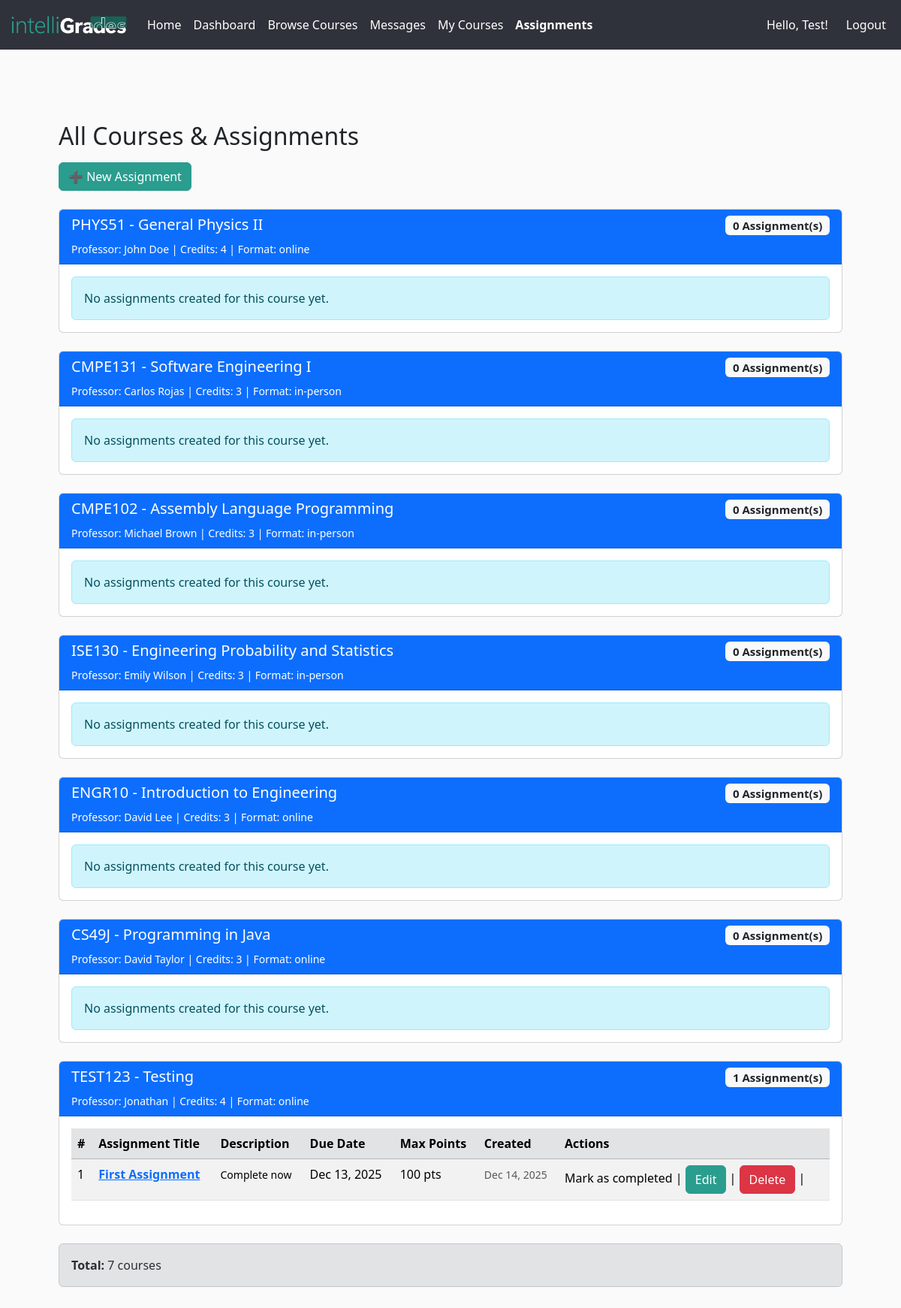
/assignments/ (signed in), run on an earlier commit of the app's database.
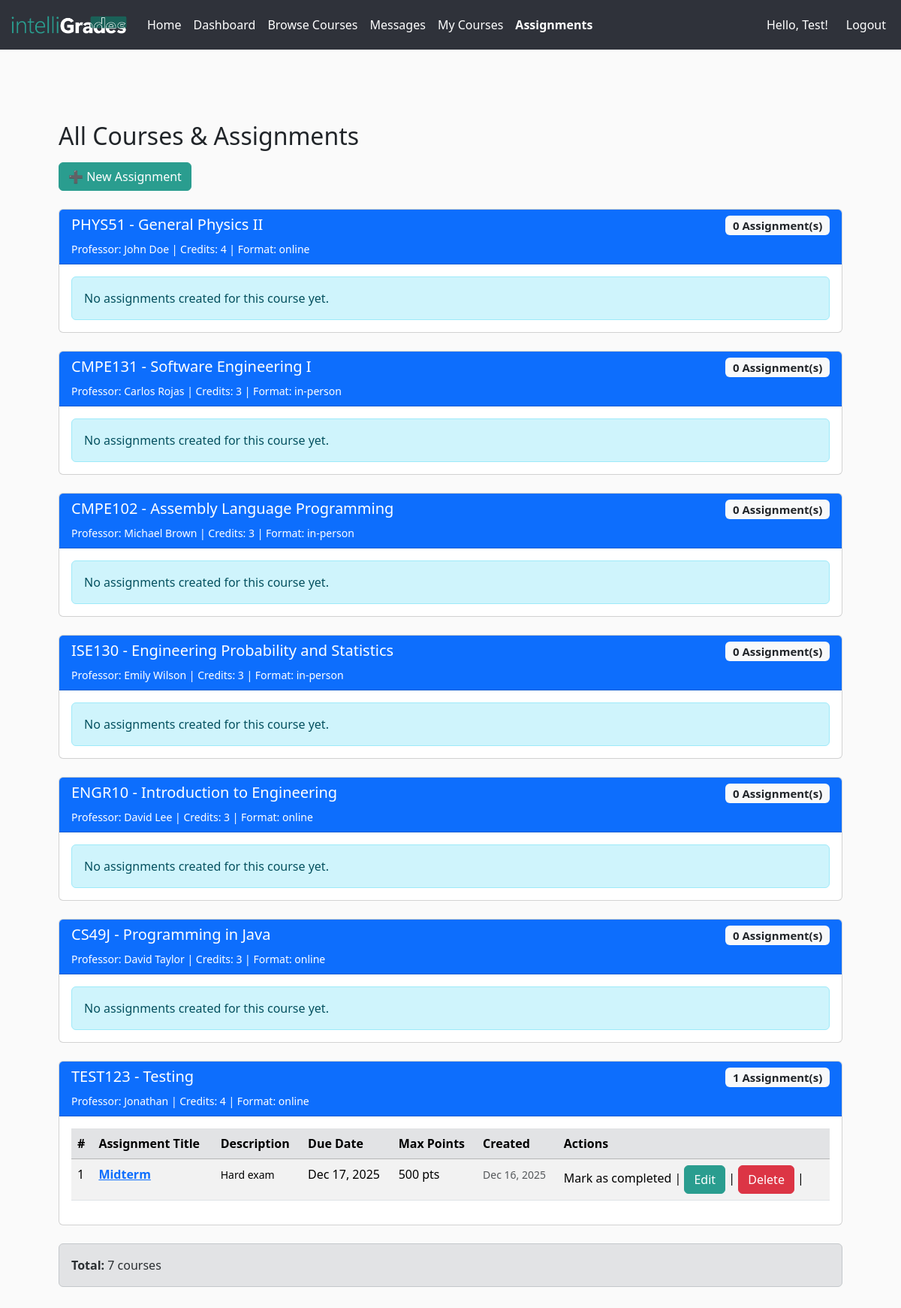
And on a later commit of the database.
### app/models.py (models this page shows, shortened)
class Course(db.Model):
    __tablename__ = 'courses'
    id = db.Column(db.Integer, primary_key=True)
    code = db.Column(db.String(32), unique=True, nullable=False)
    title = db.Column(db.String(128), nullable=False)
    description = db.Column(db.Text)
    credits = db.Column(db.Integer, nullable=False)  # number of units/credits
    professor = db.Column(db.String(128), nullable=True)
    professor_id = db.Column(db.Integer, db.ForeignKey('users.id'), nullable=True)
    professor_user = db.relationship(
        'User',
        foreign_keys=[professor_id],
        backref='created_courses'
    )
    availability = db.Column(db.Boolean, default=True)
    format = db.Column(db.String(32), default='online')
    max_students = db.Column(db.Integer)
    created_at = db.Column(db.DateTime, default=datetime.utcnow)
    enrollments_rel = db.relationship(
        'Enrollment',
        backref='course',
        lazy='dynamic',
        cascade='all,delete-orphan'
    )
    assignments = db.relationship(
        'Assignment',
        back_populates='course',
        lazy='dynamic',
        cascade='all,delete-orphan'
    )
    announcements = db.relationship(
        'Announcement',
        back_populates='course',
        lazy='dynamic',
        cascade='all,delete-orphan'
    )

class Assignment(db.Model):
    __tablename__ = "assignments"
    id = db.Column(db.Integer, primary_key=True)
    course_id = db.Column(db.Integer, db.ForeignKey('courses.id'), nullable=False)
    title = db.Column(db.String(200), nullable=False)
    description = db.Column(db.Text, nullable=False)
    due_date = db.Column(db.DateTime, default=datetime.utcnow)
    created_at = db.Column(db.DateTime, default=datetime.utcnow)
    max_points = db.Column(db.Integer, default=100)
    course = db.relationship('Course', back_populates='assignments')
    student_assignments = db.relationship(
        'StudentAssignment',
        back_populates='assignment',
        lazy='dynamic',
        cascade='all,delete-orphan'
    )

### app/assignments/routes.py (the view)
@assignments_bp.route('/')
@login_required
def index():
    if not current_user.is_admin:
        flash("You don't have access", 'danger')
        return redirect(url_for('main.index'))
    all_courses = Course.query.all()
    courses_with_assignments = []
    for course in all_courses:
        assignments = course.assignments.all()
        courses_with_assignments.append({
            'course': course,
            'assignments': assignments,
            'assignment_count': len(assignments)
        })
    return render_template('assignments/assignments_list.html', courses_with_assignments=courses_with_assignments)

### app/__init__.py (called while the page is built)
@create_app.context_processor
def inject_notifications():
    if current_user.is_authenticated:
        return {
            "notifications": [
                {"message": "You haven’t checked Week 3 notes."},
                {"message": "New message in CMPE 102 discussion board."}
            ]
        }
    return {"notifications": []}

@login_manager.user_loader
def load_user(user_id):
    return User.query.get(int(user_id))

### app/models.py (called while the page is built)
    @property
    def is_student(self):
        return self.role == self.ROLE_STUDENT

    @property
    def is_professor(self):
        return self.role == self.ROLE_PROFESSOR

    @property
    def is_admin(self):
        return self.role == self.ROLE_ADMIN

### app/assignments/templates/assignments/assignments_list.html (shortened to what this page needs)
{% extends "base.html" %} {% block body %}
<div class="container mt-5">
  <h2>All Courses & Assignments</h2>
  <div class="mb-3 mt-3 w-10">
    <a
      href="{{ url_for('assignments.create_assignment') }}"
      class="btn btn-primary text-white"
    >
      ➕ New Assignment
    </a>
  </div>
  {% if courses_with_assignments %} {% for item in courses_with_assignments %}
  <div class="card mt-4">
    <div class="card-header bg-primary text-white">
      <h5>
        {{ item.course.code }} - {{ item.course.title }}
        <span class="badge bg-light text-dark float-end">
          {{ item.assignment_count }} Assignment(s)
        </span>
      </h5>
      <small>
        Professor: {{ item.course.professor }} | Credits: {{ item.course.credits
        }} | Format: {{ item.course.format }}
      </small>
    </div>
    <div class="card-body">
      {% if item.assignments %}
      <table class="table table-striped table-hover">
        <thead class="table-secondary">
          <tr>
            <th>#</th>
            <th>Assignment Title</th>
            <th>Description</th>
            <th>Due Date</th>
            <th>Max Points</th>
            <th>Created</th>
            <th>Actions</th>
          </tr>
        </thead>
        <tbody>
          {% for assignment in item.assignments %}
          <tr>
            <td>{{ loop.index }}</td>
            <td>
              <a
                href="{{ url_for('assignments.assignment_detail', assignment_id=assignment.id) }}"
                class="fw-bold"
                >{{ assignment.title }}</a
              >
            </td>
            <td>
              <small>
                {{ assignment.description[:80] }}
              </small>
            </td>
            <td>
              {% if assignment.due_date %} {{ assignment.due_date.strftime('%b
              %d, %Y') }} {% else %}
              <span class="text-muted">No due date</span>
              {% endif %}
            </td>
            <td>{{ assignment.max_points }} pts</td>
            <td>
              <small class="text-muted">
                {{ assignment.created_at.strftime('%b %d, %Y') }}
              </small>
            </td>
            <td>
              Mark as completed |
              <a class="btn btn-primary"
                href="{{ url_for('assignments.assignment_detail', assignment_id=assignment.id) }}"
              >
                Edit</a
              >
              |
             <form
              method="POST"
              action="{{ url_for('assignments.delete_assignment', assignment_id=assignment.id) }}"
              style="display: inline"
            >
              <button
                type="submit"
                class="btn btn-danger"
                onclick="return confirm('Are you sure you want to delete this assignment?')"
              >
                Delete
              </button>
            </form>
              |
            </td>
          </tr>
          {% endfor %}
        </tbody>
      </table>
      {% else %}
      <p class="alert alert-info mb-0">
         No assignments created for this course
        yet.
      </p>
      {% endif %}
    </div>
  </div>
  {% endfor %}
  <div class="mt-4 alert alert-secondary">
    <strong>Total:</strong> {{ courses_with_assignments|length }} courses
  </div>
  {% else %}
  <p class="alert alert-warning mt-3">No courses available in the system.</p>
  {% endif %}
</div>
{% endblock %}

### app/templates/base.html (shortened to what this page needs)
<!DOCTYPE html>
<html lang="en">
  <head>
    <link
      href="https://cdn.jsdelivr.net/npm/bootstrap@5.3.8/dist/css/bootstrap.min.css"
      rel="stylesheet"
    />
    <link
      rel="stylesheet"
      href="{{ url_for('static', filename='styles.css') }}"
    />
  </head>
  <body>
    <nav class="navbar navbar-expand-lg">
      <div class="container-fluid">
        <a href="{{ url_for('main.index') }}">
          <img class="navbar-brand" src="{{ url_for('static',
          filename='images/med-logo.png')}}" height="50" width: auto;
          alt="IntelliGrades" />
        </a>
        <div class="collapse navbar-collapse">
          <ul class="navbar-nav me-auto">
            <li class="nav-item">
              <a
                class="nav-link {% if request.path == url_for('main.index') %}active fw-bold{% endif %}"
                href="{{ url_for('main.index') }}"
              >
                Home
              </a>
            </li>
            {% if current_user.is_authenticated %}
            <li class="nav-item">
              <a
                class="nav-link {% if request.path.startswith('/dashboard') %}active fw-bold{% endif %}"
                href="{{ url_for('main.dashboard') }}"
              >
                Dashboard
              </a>
            </li>
            <li class="nav-item">
              <a
                class="nav-link {% if request.path.startswith('/courses') and not request.path.startswith('/courses/my') and not request.path.startswith('/courses/created') %}active fw-bold{% endif %}"
                href="{{ url_for('courses.courses_list') }}"
              >
                Browse Courses
              </a>
            </li>
            <li class="nav-item">
              <a
                class="nav-link {% if request.path.startswith('/messages') %}active fw-bold{% endif %}"
                href="{{ url_for('main.messages') }}"
              >
                Messages
              </a>
            </li>
            {% if current_user.is_professor or current_user.is_admin %}
            <li class="nav-item">
              <a
                class="nav-link {% if request.path.startswith('/courses/created') %}active fw-bold{% endif %}"
                href="{{ url_for('courses.my_created_courses') }}"
              >
                My Courses
              </a>
            </li>
            {% endif %}
            {% if current_user.is_admin %}
            <li class="nav-item">
              <a
                class="nav-link {% if request.path.startswith('/assignments') %}active fw-bold{% endif %}"
                href="{{ url_for('assignments.index') }}"
              >
                Assignments
              </a>
            </li>
            {% endif %} {% endif %}
          </ul>
          <ul class="navbar-nav">
            {% if not current_user.is_authenticated %}
            <li class="nav-item">
              <a
                class="nav-link {% if request.path.startswith('/auth/login') %}active fw-bold{% endif %}"
                href="{{ url_for('auth.login') }}"
              >
                Login
              </a>
            </li>
            <li class="nav-item">
              <a
                class="nav-link {% if request.path.startswith('/auth/register') %}active fw-bold{% endif %}"
                href="{{ url_for('auth.register') }}"
              >
                Register
              </a>
            </li>
            {% else %}
            <li class="nav-item ms-auto d-flex align-items-center">
              <span class="navbar-text me-3">
                {% set username = current_user.email.split('@')[0].capitalize()
                %} Hello, {{ username }}!
              </span>
              <a class="nav-link" href="{{ url_for('auth.logout') }}">
                Logout
              </a>
            </li>
            {% endif %}
          </ul>
        </div>
      </div>
    </nav>
    <div class="container p-4">
      <div class="container py-2">{% block body %}{% endblock %}</div>
    </div>
  </body>
</html>

### app/static/styles.css (style rules this page uses)
.navbar { background-color: #2f323a; }
.navbar *, .navbar .nav-link.fw-bold { color: white; }
body, #whatifTable thead tr, #whatifTable td, #whatifTable th { background-color: #fafafa; }
.btn-primary, .list-group-item.active { background-color: #2a9d8f; border-color: #2a9d8f; }

What changed in the data, as far as the page shows it:
removed Assignment: title "First Assignment", description "Complete now", due_date "Dec 13, 2025", max_points "100", created_at "Dec 14, 2025"
added Assignment: title "Midterm", description "Hard exam", due_date "Dec 17, 2025", max_points "500", created_at "Dec 16, 2025"
